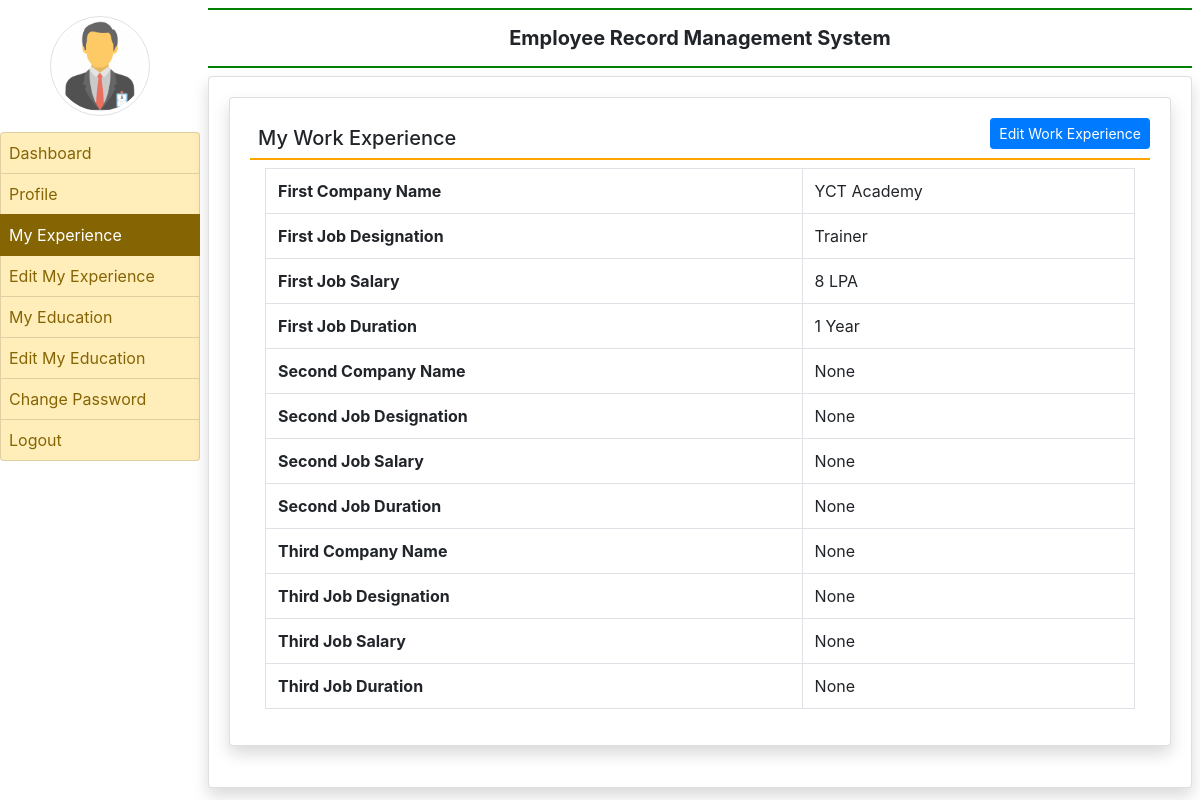
/myexperience (signed in), run on the app's committed database.
### employee/models.py (models this page shows, shortened)
class EmployeeExperience(models.Model):
    user = models.ForeignKey(User, on_delete=models.CASCADE, null=True)
    company1name = models.CharField(max_length=100, null=True)
    company1desig = models.CharField(max_length=100, null=True)
    company1salary = models.CharField(max_length=100, null=True)
    company1duration = models.CharField(max_length=100, null=True)
    company2name = models.CharField(max_length=100, null=True)
    company2desig = models.CharField(max_length=100, null=True)
    company2salary = models.CharField(max_length=100, null=True)
    company2duration = models.CharField(max_length=100, null=True)
    company3name = models.CharField(max_length=100, null=True)
    company3desig = models.CharField(max_length=100, null=True)
    company3salary = models.CharField(max_length=100, null=True)
    company3duration = models.CharField(max_length=100, null=True)

### employee/views.py (the view)
# urls.py: path('myexperience',myexperience,name='myexperience'),
def myexperience(request):
    if not request.user.is_authenticated:
        return redirect('emp_login')
    user = request.user
    experience = EmployeeExperience.objects.get(user=user)
    d = {'experience': experience}
    return render(request, 'myexperience.html',d)

### employee/templates/myexperience.html (shortened to what this page needs)
{% extends 'emp_base.html' %}
{% block main  %}
<div class="card shadow">
    <div class="card-body">
        <a href="{% url 'edit_myexperience' %}" class="btn btn-primary btn-sm float-right">Edit Work Experience</a>
        <h5 class="p-2" style="border-bottom: 2px solid orange;">My Work Experience</h5>
<div class="container-fluid">
        <table class="table table-bordered">
                <tr>
                    <th>First Company Name</th>
                    <td>{{experience.company1name}}</td>
                </tr>
                <tr>
                    <th>First Job Designation</th>
                    <td>{{experience.company1desig}}</td>
                </tr>
             <tr>
                    <th>First Job Salary</th>
                    <td>{{experience.company1salary}}</td>
                </tr>
             <tr>
                    <th>First Job Duration</th>
                    <td>{{experience.company1duration}}</td>
                </tr>
            <tr>
                    <th>Second Company Name</th>
                    <td>{{experience.company2name}}</td>
                </tr>
                <tr>
                    <th>Second Job Designation</th>
                    <td>{{experience.company2desig}}</td>
                </tr>
             <tr>
                    <th>Second Job Salary</th>
                    <td>{{experience.company2salary}}</td>
                </tr>
             <tr>
                    <th>Second Job Duration</th>
                    <td>{{experience.company2duration}}</td>
                </tr>
            <tr>
                    <th>Third Company Name</th>
                    <td>{{experience.company3name}}</td>
                </tr>
                <tr>
                    <th>Third Job Designation</th>
                    <td>{{experience.company3desig}}</td>
                </tr>
             <tr>
                    <th>Third Job Salary</th>
                    <td>{{experience.company3salary}}</td>
                </tr>
             <tr>
                    <th>Third Job Duration</th>
                    <td>{{experience.company3duration}}</td>
                </tr>
        </table>
</div>
</div>
</div>
{% endblock %}

### employee/templates/emp_base.html (shortened to what this page needs)
{%load static %}
<html>
    <head>
        <link rel="stylesheet" href="https://maxcdn.bootstrapcdn.com/bootstrap/4.4.1/css/bootstrap.min.css">
  <link rel="stylesheet" href="https://use.fontawesome.com/releases/v5.7.0/css/all.css">
    </head>
    <body>
        <div class="container-fluid">
            <div class="row">
                <div class="col-sm-2 p-0">
                    <center><img src="{% static 'images/icon.png'%}" width = "100" height="100" class="img-thumbnail rounded-circle my-3"></center>
                    <div class="list-group">
                        <a href="/emp_home" class="list-group-item list-group-item-warning list-group-item-action {% if request.path == '/emp_home/' %}active{% endif %}">Dashboard</a>
                        <a href="/profile" class="list-group-item list-group-item-warning list-group-item-action {% if request.path == '/profile/' %}active{% endif %}">Profile</a>
                        <a href="{% url 'myexperience' %}" class="list-group-item list-group-item-warning list-group-item-action {% if request.path == '/myexperience' %}active{% endif %}">My Experience</a>
                        <a href="{% url 'edit_myexperience' %}" class="list-group-item list-group-item-warning list-group-item-action {% if request.path == '/edit_myexperience' %}active{% endif %}">Edit My Experience</a>
                        <a href="{% url 'myeducation' %}" class="list-group-item list-group-item-warning list-group-item-action {% if request.path == '/myeducation' %}active{% endif %}">My Education</a>
                        <a href="{% url 'edit_myeducation' %}" class="list-group-item list-group-item-warning list-group-item-action {% if request.path == '/edit_myeducation' %}active{% endif %}">Edit My Education</a>
                        <a href="{% url 'change_password' %}" class="list-group-item list-group-item-warning list-group-item-action {% if request.path == '/change_password' %}active{% endif %}">Change Password</a>
                        <a href="/logout" class="list-group-item list-group-item-warning list-group-item-action">Logout</a>
                    </div>
                </div>
                <div class="col-sm-10 p-0">
                    <div class="container-fluid p-2">
                        <h5 class="p-3 text-center font-weight-bold" style="border-bottom: 2px solid green;border-top: 2px solid green;">Employee Record Management System</h5>
                        <div class="card shadow" style="min-height: 89vh;">
                            <div class="card-body">
                                {% block main %}
                                {% endblock %}
                            </div>
                        </div>
                    </div>
                </div>
            </div>
        </div>
    </body>
</html>

### employee/templates/emp_base.html (style rules this page uses)
.list-group-item { padding:8px !important; }

### data on the page
EmployeeExperience: company1name "YCT Academy", company1desig "Trainer", company1salary "8 LPA", company1duration "1 Year", company2name "None", company2desig "None", company2salary "None", company2duration "None", company3name "None", company3desig "None", company3salary "None", company3duration "None"
